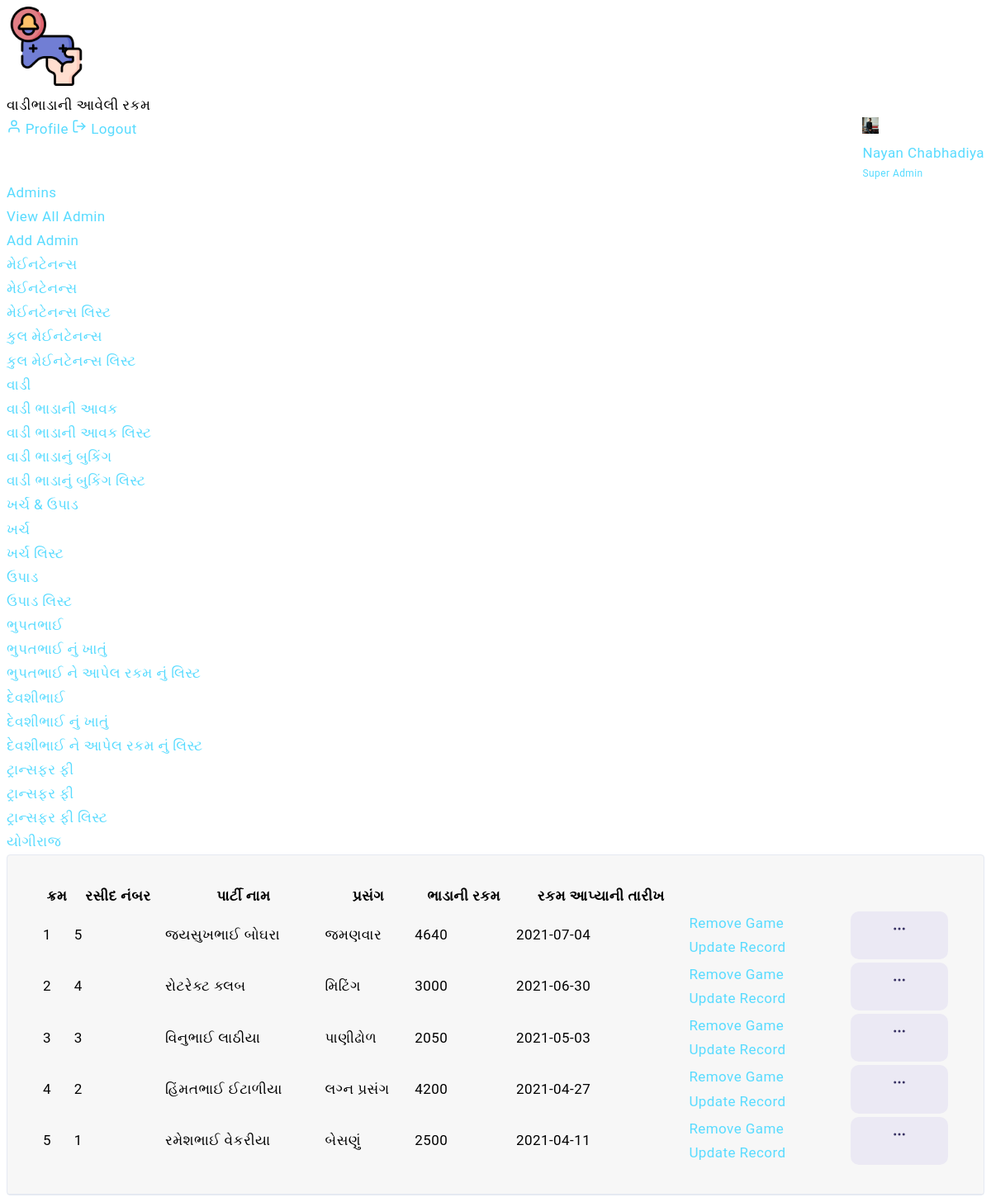
/admin/list_vadi_income.php (signed in), run on the app's committed database.
### tables this page shows
CREATE TABLE `vadi_income` (
  `id` int(11) NOT NULL,
  `party_name` varchar(255) NOT NULL,
  `address` varchar(255) NOT NULL,
  `function_name` varchar(255) NOT NULL,
  `s_name` varchar(255) NOT NULL,
  `function_date` date NOT NULL,
  `function_bhadu` int(11) NOT NULL,
  `lightbill` int(11) NOT NULL,
  `table_bhadu` int(11) NOT NULL,
  `chair_bhadu` int(11) NOT NULL,
  `gt_bhadu` int(11) NOT NULL,
  `mixer_bhadu` int(11) NOT NULL,
  `gesbill` int(11) NOT NULL,
  `charge` int(11) NOT NULL,
  `total_amount` int(11) NOT NULL,
  `payment_date` date NOT NULL,
  `sleep_no` int(11) NOT NULL,
  `description` varchar(255) NOT NULL
);

### admin/list_vadi_income.php (the view, shortened to what this page needs)
<?php
include "../connection.php";
$admin_profile = $_SESSION['admin_email'];
  $admin_query = "SELECT * FROM admin WHERE email='$admin_profile'";
  $admin_data = mysqli_query($conn,$admin_query);
  $admin_result = mysqli_fetch_assoc($admin_data);
  $vadi_income_list_query = "SELECT * FROM vadi_income ORDER BY id DESC";
  $vadi_income_list_data = mysqli_query($conn,$vadi_income_list_query);
  $cnt=1;
?>
<?php include "includes/admin_top.php"; ?>
<div class="header">
    <div class="header-content">
        <nav class="navbar navbar-expand">
            <div class="collapse navbar-collapse justify-content-between">
                <div class="header-left">
                    <div class="dashboard_bar">
                        વાડીભાડાની આવેલી રકમ
                    </div>
                </div>
                <ul class="navbar-nav header-right">
                    <li class="nav-item dropdown header-profile">
                        <a class="nav-link" href="#" role="button" data-toggle="dropdown">
                            <img src="<?php echo $admin_result['profile_pic']; ?>" width="20" alt=""/>
                            <div class="header-info">
                                 <span><?php echo $admin_result['name']; ?></span>
                                 <small>Super Admin</small>
                            </div>
                        </a>
                        <div class="dropdown-menu dropdown-menu-right">
                            <a href="admin-profile.php" class="dropdown-item ai-icon">
                                <span class="ml-2">Profile </span>
                            </a>
                            <a href="../logout.php" class="dropdown-item ai-icon">
                                <span class="ml-2">Logout </span>
                            </a>
                        </div>
                    </li>
                </ul>
            </div>
        </nav>
    </div>
</div>
    <?php include 'includes/admin_sidebar.php'; ?>
<div class="content-body">
    <div class="container-fluid">
      <div class="col-xxl-12">
        <div class="card">
            <div class="card-header d-block d-sm-flex border-0">
              <div class="card-body pr-2 pl-2">
                <table id="example" class="display" style="width:100%">
                  <thead>
                    <tr>
                      <th>ક્રમ</th>
                      <th>રસીદ નંબર</th>
                      <th>પાર્ટી નામ</th>
                      <th>પ્રસંગ</th>
                      <th>ભાડાની રકમ</th>
                      <th>રકમ આપ્યાની તારીખ</th>
                      <th></th>
                    </tr>
                  </thead>
                  <tbody>
                    <?php
                      while( $vadi_income_list_result = mysqli_fetch_assoc($vadi_income_list_data))
                      {
                    ?>
                    <tr>
                      <td><?php echo $cnt;?></td>
                      <td><?php echo $vadi_income_list_result['sleep_no'];?></td>
                      <td><?php echo $vadi_income_list_result['party_name'];?></td>
                      <td><?php echo $vadi_income_list_result['function_name'];?></td>
                      <td><?php echo $vadi_income_list_result['total_amount'];?></td>
                      <td><?php echo $vadi_income_list_result['payment_date'];?></td>
                      <td>
                        <div class="dropdown ml-auto">
                          <a href="#" class="btn btn-primary light sharp" data-toggle="dropdown" aria-expanded="true">
                          </a>
                          <ul class="dropdown-menu dropdown-menu-right">
                            <li class="dropdown-item">
                              <a href="delete_vadi_income.php?id=<?php echo $vadi_income_list_result['id'];?>" onclick="javascript:confirmationDelete($(this));return false;">
                                Remove Game
                              </a>
                            </li>
                            <li class="dropdown-item">
                              <a href="update_vadi_income.php?id=<?php echo $vadi_income_list_result['id'];?>">
                                Update Record
                              </a>
                            </li>
                          </ul>
                        </div>
                      </td>
                    </tr>
                    <?php
                      $cnt=$cnt+1;
                      }
                    ?>
                  </tbody>
                </table>
              </div>
            </div>
        </div>
      </div>
    </div>
</div>
</div>
</body>
</html>

### data on the page
vadi_income: sleep_no "5", party_name "જયસુખભાઈ બોઘરા", function_name "જમણવાર", total_amount "4640", payment_date "2021-07-04"
vadi_income: sleep_no "4", party_name "રોટરેક્ટ ક્લબ", function_name "મિટિંગ", total_amount "3000", payment_date "2021-06-30"
vadi_income: sleep_no "3", party_name "વિનુભાઈ લાઠીયા", function_name "પાણીઢોળ", total_amount "2050", payment_date "2021-05-03"
vadi_income: sleep_no "2", party_name "હિંમતભાઈ ઈટાળીયા", function_name "લગ્ન પ્રસંગ", total_amount "4200", payment_date "2021-04-27"
vadi_income: sleep_no "1", party_name "રમેશભાઈ વેકરીયા", function_name "બેસણું", total_amount "2500", payment_date "2021-04-11"

### other printed values
$admin_result['name'] "Nayan Chabhadiya"
